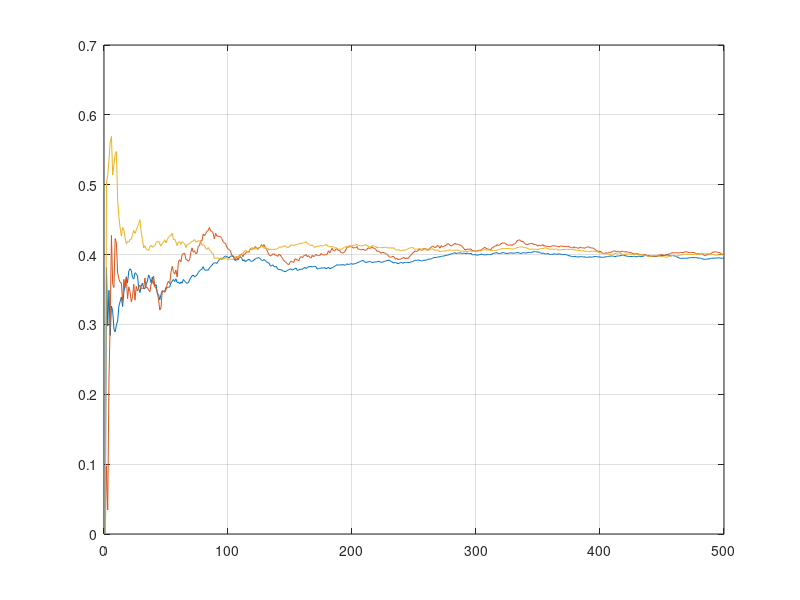

MATLAB code to generate this figure:
% main_test.m
% Date : 2019.3.16
% reproduce the paper "Gaming and Learning Approaches for
% multi-user computation offloading"
% number of strategies mi = 5 
% number of players   N = 3
% length of vetor X  mi*N+N = (mi+1)*n = 18
clear all;clc
global mi N utility_matrix prob_index_matrix
mi = 4;
N = 3;
speed_up_factor = [1, 0.5, 0.2, 0.8];
%% To generate the prob_index_matrix
prob_index_matrix = zeros(N,mi^N);
for i = 1:N
    const = mi^(N-i);
    prob_index_matrix(i,:) = repmat(reshape(repmat((1:mi)',1,const)',1,mi*const),1,mi^(i-1));
end 
%% Initial the Erev-Roth model
z = zeros(N,mi);
e = zeros(N,mi);
sigma = zeros(N,mi);
count = 0;
count_num = 500;
flag = 0; 
utility_matrix = zeros(mi^N,N);
for i = 1:N
    user(i).sigma = zeros(count_num,mi);
end
%% start the erev-roth learning iteration
while 1
%% Generate the utility matrix in one offloading
    utility_matrix = zeros(mi^N,N);
    for i = 1:N
        user(i).release_t = 20*rand;
        user(i).process_t = 10+90*rand;
        user(i).communication_t = (10+90*rand)/5;
        if flag == 0
            flag = 1;
            for j = 1:mi
                if j ==1
                    z(i,j) = user(i).process_t;
%                     z(i,j)=0;
                else
                    z(i,j) = user(i).process_t/speed_up_factor(j);
%                     z(i,j) = user(i).process_t*(1-speed_up_factor(j));
                end
            end
        end
    end

    for i = 1:mi^N
        for j = 1:N
            if prob_index_matrix(j,i) == 1
                utility_matrix(i,j) = user(j).process_t + user(j).release_t;
            else
                for k = 1:N
                    if k == j
                        continue;
                    else
                        if prob_index_matrix(k,i) == prob_index_matrix(j,i)
                            if (user(k).release_t+user(k).communication_t)<...
                                    (user(j).release_t+user(j).communication_t)
                            utility_matrix(i,j) = ...
                            utility_matrix(i,j) +...
                            speed_up_factor(prob_index_matrix(k,i))*user(k).process_t +...
                            user(k).release_t +...
                            user(k).communication_t;
                            end
                        end
                    end
                end
                utility_matrix(i,j) = ...
                utility_matrix(i,j) +...
                speed_up_factor(prob_index_matrix(j,i))*user(j).process_t +...
                user(j).release_t+...
                user(j).communication_t;                 
            end
        end
    end
%% learn in this time of offloading
    for i = 1:N
        for j = 1:mi^N
            local_time = user(i).release_t + user(i).process_t;
            if utility_matrix(j,i) - local_time > 1e-6
                e(i,:) = zeros(1,mi);
                e(i,1) = 1;
                z(i,:) = z(i,:) + (utility_matrix(j,i)-local_time).*e(i,:);
            elseif local_time - utility_matrix(j,i) > 1e-6
                e(i,:) = zeros(1,mi);
                e(i,prob_index_matrix(i,j)) = 1;
                z(i,:) = z(i,:)+(local_time-utility_matrix(j,i)).*e(i,:);
            end
        end
        sigma(i,:) = z(i,:)./sum(z(i,:));
    end
    
    count = count + 1;
    if count == count_num
        disp(sigma);
        break;
    else
        for i = 1:N
            user(i).sigma(count+1,:) = sigma(i,:);
        end
    end
end

%% to plot the convergence figure
% to finde the index of the pure strategy
pure_index = zeros(1,N);
for i = 1:N
    [maxi,pure_index(i)] = max(sigma(i,:));
end
% start plotting
figure(1);
iter_num = 1:count_num;
for i = 1:N
    plot(iter_num,user(i).sigma(:,pure_index(i)));
    hold on;
end
grid on;